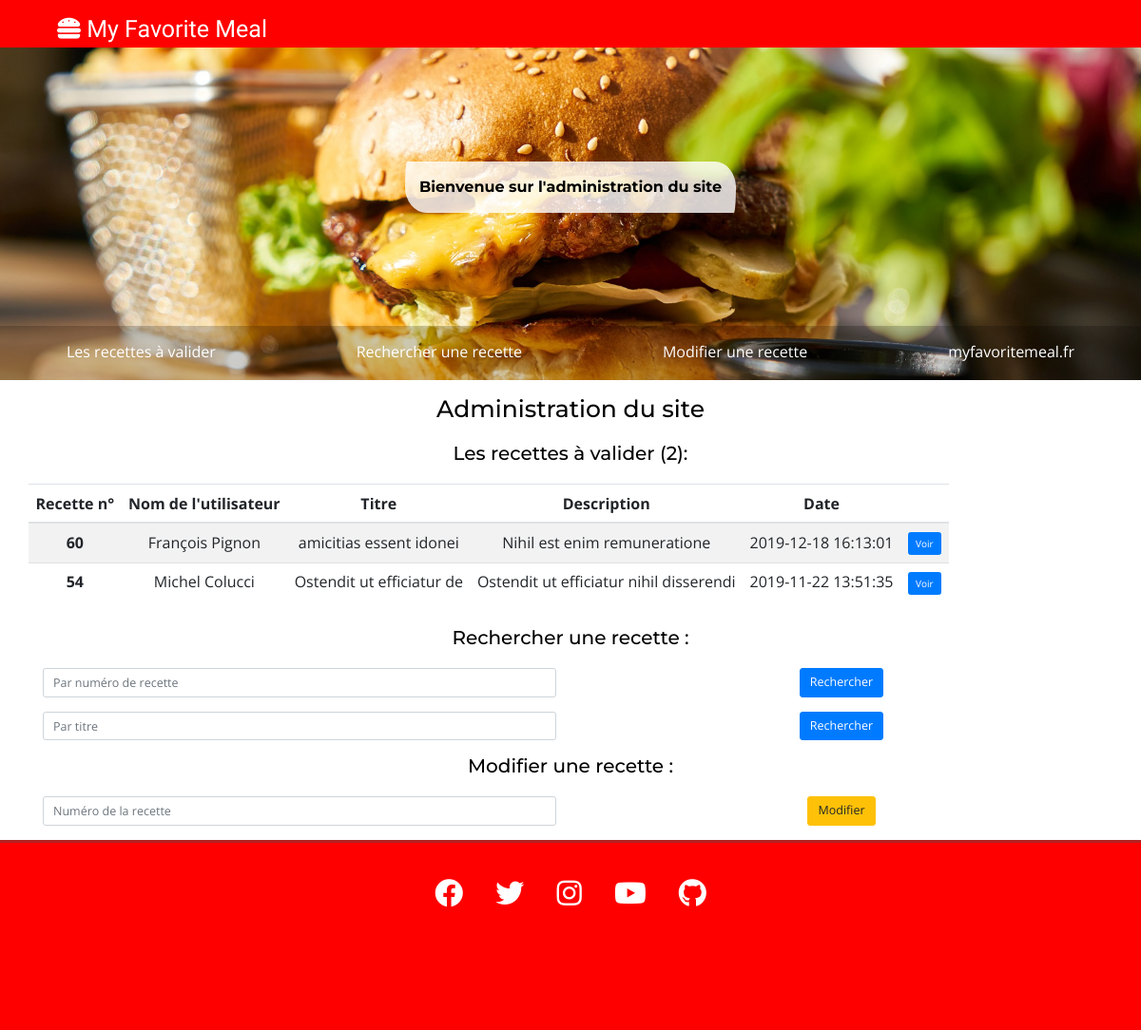
The app's page /admin/index.php with its own data.
### tables this page shows
CREATE TABLE `recipe` (
  `id` int(10) NOT NULL,
  `title` varchar(60) NOT NULL,
  `description` tinytext NOT NULL,
  `recipe` text NOT NULL,
  `created_at` datetime NOT NULL,
  `user_id` int(10) NOT NULL,
  `category_id` int(10) NOT NULL,
  `checked` varchar(10) DEFAULT NULL
);

CREATE TABLE `user` (
  `id` int(10) NOT NULL,
  `firstname` varchar(40) NOT NULL,
  `lastname` varchar(60) NOT NULL,
  `email` varchar(128) NOT NULL,
  `password` varchar(64) NOT NULL,
  `city` varchar(50) NOT NULL,
  `created_at` datetime NOT NULL,
  `last_login_at` datetime DEFAULT NULL
);

### admin/controller/homeController.php (called while the page is built)
<?php
$recipe = new RecipeModel();
$meals = $recipe->getToValidate();
require('view/homeView.phtml');

### model/RecipeModel.php (called while the page is built, shortened)
<?php
class RecipeModel
{
	function __construct()
	{
		$this->db = new Database();
	}
	public function getToValidate()
	{
		$sql = ('
			SELECT
				recipe.id,
				title,
			    description,
			    recipe.created_at,
			    user.firstname,
			    user.lastname
			FROM recipe
			INNER JOIN category ON recipe.category_id = category.id
			INNER JOIN user ON recipe.user_id = user.id
			WHERE recipe.checked IS NULL
			ORDER BY recipe.id DESC
		');
		return $this->db->query($sql);
	}
}

### config/dbConnection.php (called while the page is built, shortened)
<?php
class Database
{
    private $pdo;
    public function __construct()
    {
        $this->pdo = new PDO (
		    'mysql:host=localhost;dbname=myfavoritemeal;charset=utf8mb4',
		    'root',
		    'root',
		    [
		        PDO::ATTR_ERRMODE            => PDO::ERRMODE_EXCEPTION,
		        PDO::ATTR_DEFAULT_FETCH_MODE => PDO::FETCH_ASSOC,
		    ]
		);
    }
    public function query($sql, array $criteria = array())
    {
        $query = $this->pdo->prepare($sql);
        $query->execute($criteria);
        return $query->fetchAll(PDO::FETCH_ASSOC);
    }
}

### admin/view/homeView.phtml (the view, shortened to what this page needs)
<div class="container">
	<div class="row justify-content-center">
		<h1>Administration du site</h1>
	</div>
	<div class="row mt-4 justify-content-center">
		<h2 id="toValidate">Les recettes à valider (<?= count($meals)?>):</h2>
	</div>
	<div class="row mt-4">
		<?php if (!empty($meals)) : ?>
			<table class="table table-striped table-responsive">
			  <thead>
			    <tr>
			      <th scope="col">Recette n°</th>
			      <th scope="col">Nom de l'utilisateur</th>
			      <th scope="col">Titre</th>
			      <th scope="col">Description</th>
			      <th scope="col">Date</th>
			      <th scope="col"></th>
			    </tr>
			  </thead>
			  <tbody>
			  	<?php foreach ($meals as $meal): ?>
				    <tr>
				      <th scope="row"><?= $meal['id'] ?></th>
				      <td><?= htmlspecialchars($meal['firstname']) ?> <?= htmlspecialchars($meal['lastname']) ?></td>
				      <td><?= htmlspecialchars($meal['title']) ?></td>
				      <td><?= htmlspecialchars($meal['description']) ?></td>
				      <td><?= htmlspecialchars($meal['created_at']) ?></td>
				      <td>
				      	<a href="index.php?action=showRecipe&recipeId=<?= $meal['id'] ?>" class="btn btn-primary">Voir</a>
				      </td>
				    </tr>
			    <?php endforeach ?>
			  </tbody>
			</table>
	    <?php endif ?>
	</div>
	<div class="row mt-4 justify-content-center">
		<h2 id="searchRecipe">Rechercher une recette :</h2>
	</div>
	<form class="mt-4" method="post" action="index.php?action=searchRecipe">
	  <div class="row">
	    <div class="col">
	      <input type="text" name="recipeId" class="form-control form-control-lg" placeholder="Par numéro de recette">
	    </div>
	    <div class="col">
	    	<button type="submit" class="btn btn-primary btn-lg">Rechercher</button>
	    </div>
	  </div>
	</form>
	<form class="mt-4" method="post" action="index.php?action=searchRecipe">
	  <div class="row">
	    <div class="col">
	      <input type="text" name="title" class="form-control form-control-lg" placeholder="Par titre">
	    </div>
	    <div class="col">
	    	<button type="submit" class="btn btn-primary btn-lg">Rechercher</button>
	    </div>
	  </div>
	</form>
	<div class="row mt-4 justify-content-center">
		<h2 id="editRecipe">Modifier une recette :</h2>
	</div>
	<form class="mt-4" method="post" action="index.php?action=edit">
	  <div class="row">
	    <div class="col">
	      <input type="text" name="recipeId" class="form-control form-control-lg" placeholder="Numéro de la recette">
	    </div>
	    <div class="col">
	    	<button type="submit" class="btn btn-warning btn-lg">Modifier</button>
	    </div>
	  </div>
	</form>
</div>
<?php require('template.phtml'); ?>

### css/index.css (style rules this page uses)
* { box-sizing: border-box; }
html { font-size: 62.5%; }
body { font-size: 1.6rem; margin: 0; font-family: 'Open Sans', sans-serif; color: grey; }
h1, h2, h3, h4, h5, h6 { font-family: 'Montserrat', sans-serif; color: black; }
a , a:hover { text-decoration: none; color: inherit; display: inline-block; }

### css/form.css (style rules this page uses)
body { background-color: #f6f6f6; }

### records on screen
recipe: id "60", user.firstname "François", user.lastname "Pignon", title "amicitias essent idonei", description "Nihil est enim remuneratione", created_at "2019-12-18 16:13:01"
recipe: id "54", user.firstname "Michel", user.lastname "Colucci", title "Ostendit ut efficiatur de", description "Ostendit ut efficiatur nihil disserendi", created_at "2019-11-22 13:51:35"

### other values on screen
count($meals) "2"
